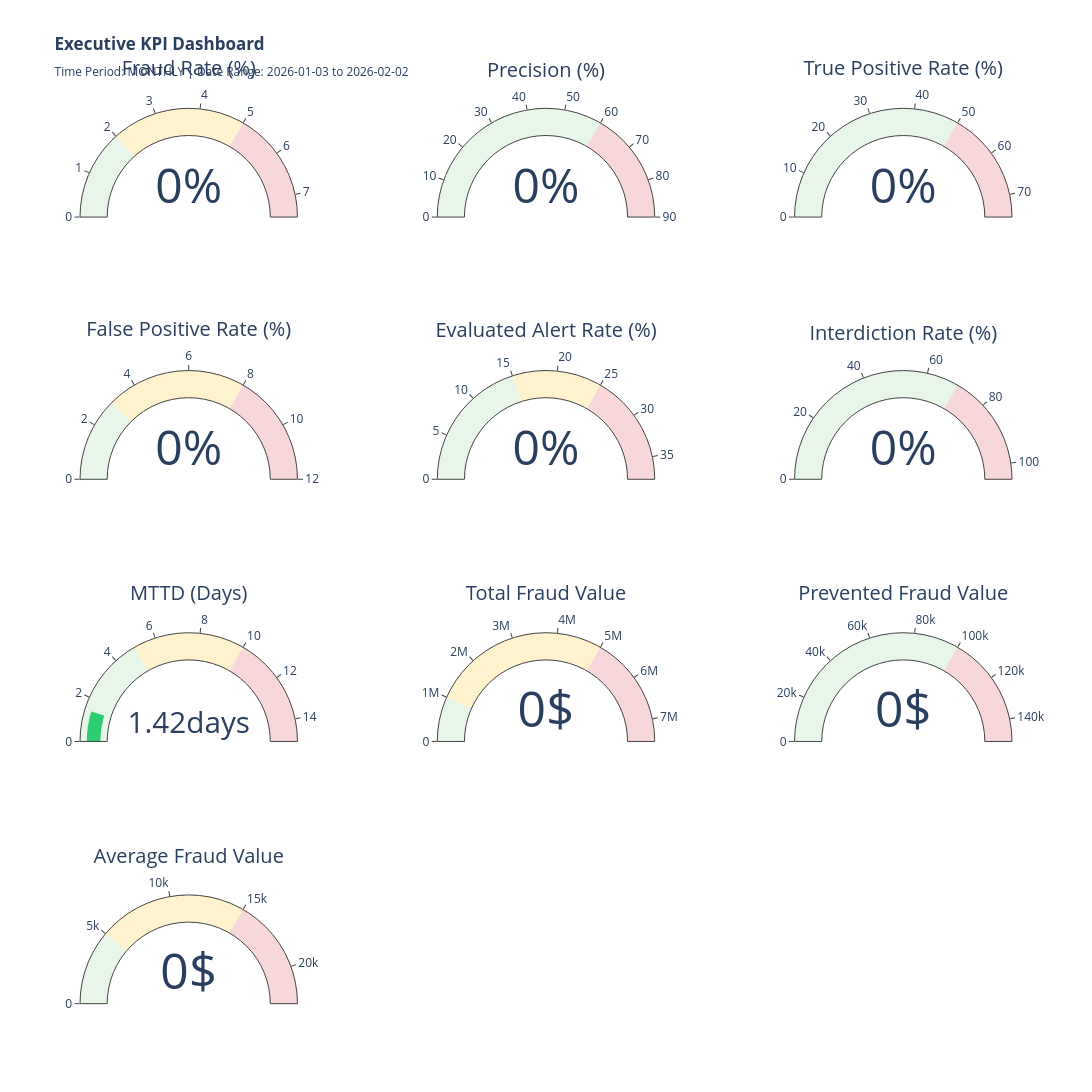

The notebook cell saved with this chart:
### Code cell
# ============================================================================
# SECTION 8.1: RENDER KPI CARDS (Executive Key Performance Indicators)
# ============================================================================

print("\n" + "="*80)
print("VISUALIZATION: KPI CARDS")
print("="*80)

# Create a dashboard with KPI cards (3x4 grid)
fig_kpis = go.Figure()

# Define KPIs with current values, thresholds, and status
kpis = [
    {
        'title': 'Fraud Rate (%)',
        'value': current_fraud_rate,
        'unit': '%',
        'threshold_good': 2.0,
        'threshold_fair': 5.0,
        'higher_is_better': False
    },
    {
        'title': 'Precision (%)',
        'value': current_precision,
        'unit': '%',
        'threshold_good': 80.0,
        'threshold_fair': 60.0,
        'higher_is_better': True
    },
    {
        'title': 'True Positive Rate (%)',
        'value': current_tpr,
        'unit': '%',
        'threshold_good': 75.0,
        'threshold_fair': 50.0,
        'higher_is_better': True
    },
    {
        'title': 'False Positive Rate (%)',
        'value': current_fpr,
        'unit': '%',
        'threshold_good': 3.0,
        'threshold_fair': 8.0,
        'higher_is_better': False
    },
    {
        'title': 'Evaluated Alert Rate (%)',
        'value': current_evaluated_alert_rate,
        'unit': '%',
        'threshold_good': 15.0,
        'threshold_fair': 25.0,
        'higher_is_better': True
    },
    {
        'title': 'Interdiction Rate (%)',
        'value': current_interdiction_rate,
        'unit': '%',
        'threshold_good': 85.0,
        'threshold_fair': 70.0,
        'higher_is_better': True
    },
    {
        'title': 'MTTD (Days)',
        'value': current_mttd,
        'unit': 'days',
        'threshold_good': 5.0,
        'threshold_fair': 10.0,
        'higher_is_better': False
    },
    {
        'title': 'Total Fraud Value',
        'value': current_total_fraud_value,
        'unit': '$',
        'threshold_good': 1000000,
        'threshold_fair': 5000000,
        'higher_is_better': False
    },
    {
        'title': 'Prevented Fraud Value',
        'value': current_prevented_value,
        'unit': '$',
        'threshold_good': 500000,
        'threshold_fair': 100000,
        'higher_is_better': True
    },
    {
        'title': 'Average Fraud Value',
        'value': current_avg_fraud_value,
        'unit': '$',
        'threshold_good': 5000,
        'threshold_fair': 15000,
        'higher_is_better': False
    },
]

# Create KPI indicators using plotly indicators
fig_kpis = make_subplots(
    rows=4, cols=3,
    specs=[[{'type': 'indicator'}] * 3] * 4,
    vertical_spacing=0.15,
    horizontal_spacing=0.15
)

for idx, kpi in enumerate(kpis):
    row = (idx // 3) + 1
    col = (idx % 3) + 1
    
    # Determine status color
    if kpi['higher_is_better']:
        if kpi['value'] >= kpi['threshold_good']:
            color = '#2ecc71'  # Green
        elif kpi['value'] >= kpi['threshold_fair']:
            color = '#f39c12'  # Orange
        else:
            color = '#e74c3c'  # Red
    else:
        if kpi['value'] <= kpi['threshold_good']:
            color = '#2ecc71'  # Green
        elif kpi['value'] <= kpi['threshold_fair']:
            color = '#f39c12'  # Orange
        else:
            color = '#e74c3c'  # Red
    
    fig_kpis.add_trace(
        go.Indicator(
            mode="number+gauge",
            value=kpi['value'],
            title={'text': kpi['title']},
            gauge={
                'axis': {'range': [0, kpi['threshold_fair'] * 1.5]},
                'bar': {'color': color},
                'steps': [
                    {'range': [0, kpi['threshold_good']], 'color': "#e8f5e9"},
                    {'range': [kpi['threshold_good'], kpi['threshold_fair']], 'color': "#fff3cd"},
                    {'range': [kpi['threshold_fair'], kpi['threshold_fair'] * 1.5], 'color': "#f8d7da"},
                ],
            },
            number={'suffix': kpi['unit']},
        ),
        row=row, col=col
    )

fig_kpis.update_layout(
    title_text=f"<b>Executive KPI Dashboard</b><br><sub>Time Period: {time_granularity.upper()} | Date Range: {dashboard_start_date.strftime('%Y-%m-%d')} to {dashboard_end_date.strftime('%Y-%m-%d')}</sub>",
    showlegend=False,
    height=1200,
    width=1400
)

print("✓ KPI Cards visualization created (4x3 grid with 10 metrics)")
print("  Status indicators: 🟢 Good | 🟡 Fair | 🔴 Poor")

# Display the figure
fig_kpis.show()

### Figure 1 — Plotly figure (JSON) as saved in the notebook; plotly's stock layout.template omitted (floating-point values rounded to 4 significant figures)
{"data": [{"domain": {"x": [0, 0.2333], "y": [0.8625, 1]}, "gauge": {"axis": {"range": [0, 7.5]}, "bar": {"color": "#2ecc71"}, "steps": [{"color": "#e8f5e9", "range": [0, 2]}, {"color": "#fff3cd", "range": [2, 5]}, {"color": "#f8d7da", "range": [5, 7.5]}]}, "mode": "number+gauge", "number": {"suffix": "%"}, "title": {"text": "Fraud Rate (%)"}, "type": "indicator", "value": 0}, {"domain": {"x": [0.3833, 0.6167], "y": [0.8625, 1]}, "gauge": {"axis": {"range": [0, 90]}, "bar": {"color": "#e74c3c"}, "steps": [{"color": "#e8f5e9", "range": [0, 80]}, {"color": "#fff3cd", "range": [80, 60]}, {"color": "#f8d7da", "range": [60, 90]}]}, "mode": "number+gauge", "number": {"suffix": "%"}, "title": {"text": "Precision (%)"}, "type": "indicator", "value": 0}, {"domain": {"x": [0.7667, 1.0], "y": [0.8625, 1]}, "gauge": {"axis": {"range": [0, 75]}, "bar": {"color": "#e74c3c"}, "steps": [{"color": "#e8f5e9", "range": [0, 75]}, {"color": "#fff3cd", "range": [75, 50]}, {"color": "#f8d7da", "range": [50, 75]}]}, "mode": "number+gauge", "number": {"suffix": "%"}, "title": {"text": "True Positive Rate (%)"}, "type": "indicator", "value": 0}, {"domain": {"x": [0, 0.2333], "y": [0.575, 0.7125]}, "gauge": {"axis": {"range": [0, 12]}, "bar": {"color": "#2ecc71"}, "steps": [{"color": "#e8f5e9", "range": [0, 3]}, {"color": "#fff3cd", "range": [3, 8]}, {"color": "#f8d7da", "range": [8, 12]}]}, "mode": "number+gauge", "number": {"suffix": "%"}, "title": {"text": "False Positive Rate (%)"}, "type": "indicator", "value": 0}, {"domain": {"x": [0.3833, 0.6167], "y": [0.575, 0.7125]}, "gauge": {"axis": {"range": [0, 37.5]}, "bar": {"color": "#e74c3c"}, "steps": [{"color": "#e8f5e9", "range": [0, 15]}, {"color": "#fff3cd", "range": [15, 25]}, {"color": "#f8d7da", "range": [25, 37.5]}]}, "mode": "number+gauge", "number": {"suffix": "%"}, "title": {"text": "Evaluated Alert Rate (%)"}, "type": "indicator", "value": 0}, {"domain": {"x": [0.7667, 1.0], "y": [0.575, 0.7125]}, "gauge": {"axis": {"range": [0, 105]}, "bar": {"color": "#e74c3c"}, "steps": [{"color": "#e8f5e9", "range": [0, 85]}, {"color": "#fff3cd", "range": [85, 70]}, {"color": "#f8d7da", "range": [70, 105]}]}, "mode": "number+gauge", "number": {"suffix": "%"}, "title": {"text": "Interdiction Rate (%)"}, "type": "indicator", "value": 0}, {"domain": {"x": [0, 0.2333], "y": [0.2875, 0.425]}, "gauge": {"axis": {"range": [0, 15]}, "bar": {"color": "#2ecc71"}, "steps": [{"color": "#e8f5e9", "range": [0, 5]}, {"color": "#fff3cd", "range": [5, 10]}, {"color": "#f8d7da", "range": [10, 15]}]}, "mode": "number+gauge", "number": {"suffix": "days"}, "title": {"text": "MTTD (Days)"}, "type": "indicator", "value": 1.42}, {"domain": {"x": [0.3833, 0.6167], "y": [0.2875, 0.425]}, "gauge": {"axis": {"range": [0, 7500000]}, "bar": {"color": "#2ecc71"}, "steps": [{"color": "#e8f5e9", "range": [0, 1000000]}, {"color": "#fff3cd", "range": [1000000, 5000000]}, {"color": "#f8d7da", "range": [5000000, 7500000]}]}, "mode": "number+gauge", "number": {"suffix": "$"}, "title": {"text": "Total Fraud Value"}, "type": "indicator", "value": 0}, {"domain": {"x": [0.7667, 1.0], "y": [0.2875, 0.425]}, "gauge": {"axis": {"range": [0, 150000]}, "bar": {"color": "#e74c3c"}, "steps": [{"color": "#e8f5e9", "range": [0, 500000]}, {"color": "#fff3cd", "range": [500000, 100000]}, {"color": "#f8d7da", "range": [100000, 150000]}]}, "mode": "number+gauge", "number": {"suffix": "$"}, "title": {"text": "Prevented Fraud Value"}, "type": "indicator", "value": 0}, {"domain": {"x": [0, 0.2333], "y": [0, 0.1375]}, "gauge": {"axis": {"range": [0, 22500]}, "bar": {"color": "#2ecc71"}, "steps": [{"color": "#e8f5e9", "range": [0, 5000]}, {"color": "#fff3cd", "range": [5000, 15000]}, {"color": "#f8d7da", "range": [15000, 22500]}]}, "mode": "number+gauge", "number": {"suffix": "$"}, "title": {"text": "Average Fraud Value"}, "type": "indicator", "value": 0}], "layout": {"height": 1200, "showlegend": false, "title": {"text": "<b>Executive KPI Dashboard</b><br><sub>Time Period: MONTHLY | Date Range: 2026-01-03 to 2026-02-02</sub>"}, "width": 1400}}
